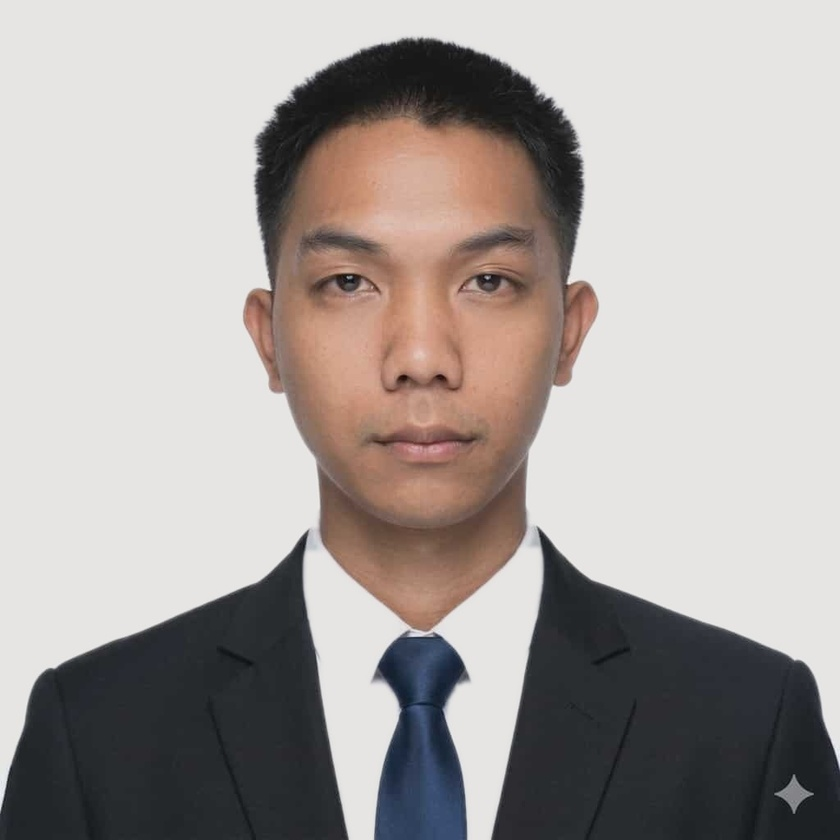
#> input picture developer1.jpg, 840 x 840 px, shrunk from 1024 x 1024 before the run
$ python _bg_debug.py
#> lines starting #> are read from the running program, lines starting #| are printed output that depends on the picture; long printed decimals are rounded
import cv2
import numpy as np


def sample_bg_lab(lab, h, w):
    m = 4
    pts = [
        lab[0:m, :].reshape(-1, 3),
        lab[h - m:h, :].reshape(-1, 3),
        lab[:, 0:m].reshape(-1, 3),
        lab[:, w - m:w].reshape(-1, 3),
    ]
    allpts = np.concatenate(pts, axis=0).astype(np.float32)
    return np.median(allpts, axis=0)


f = 'developer1.jpg'
img = cv2.imread(f)
#> img is the input picture: shape (840, 840, 3); mean B, G, R 160.5, 163.4, 169.7
h, w = img.shape[:2]
#> h = 840; w = 840
lab = cv2.cvtColor(img, cv2.COLOR_BGR2LAB).astype(np.float32)
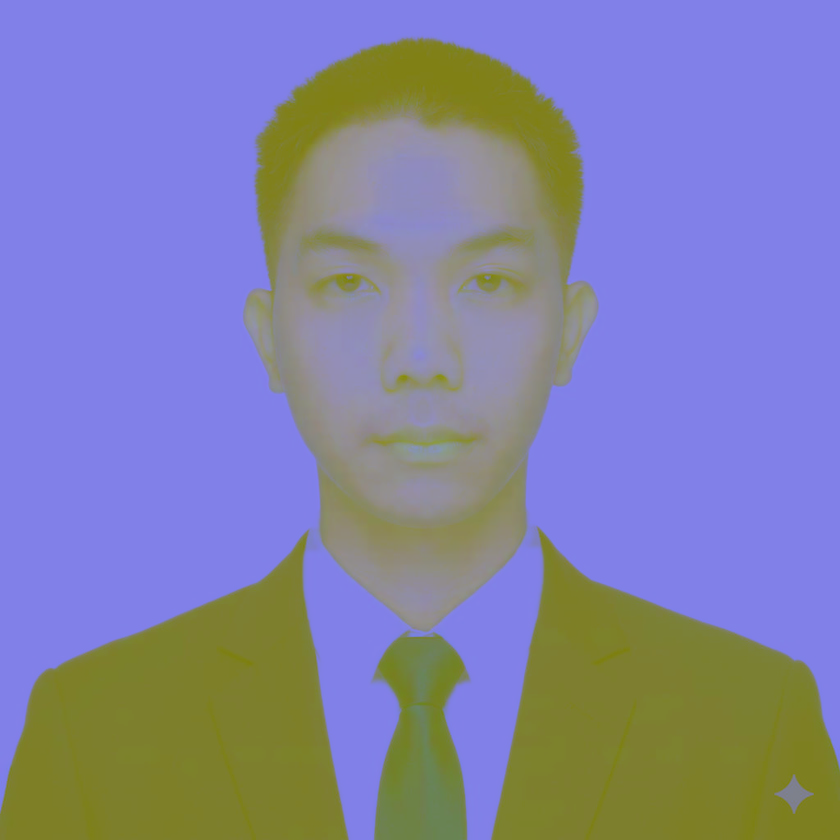
#> lab: shape (840, 840, 3) float32; mean B, G, R 168.4, 130.2, 130.3
bg_lab = sample_bg_lab(lab, h, w)
#> bg_lab = [232, 128, 129]
dist = np.linalg.norm(lab - bg_lab.reshape(1, 1, 3), axis=2)
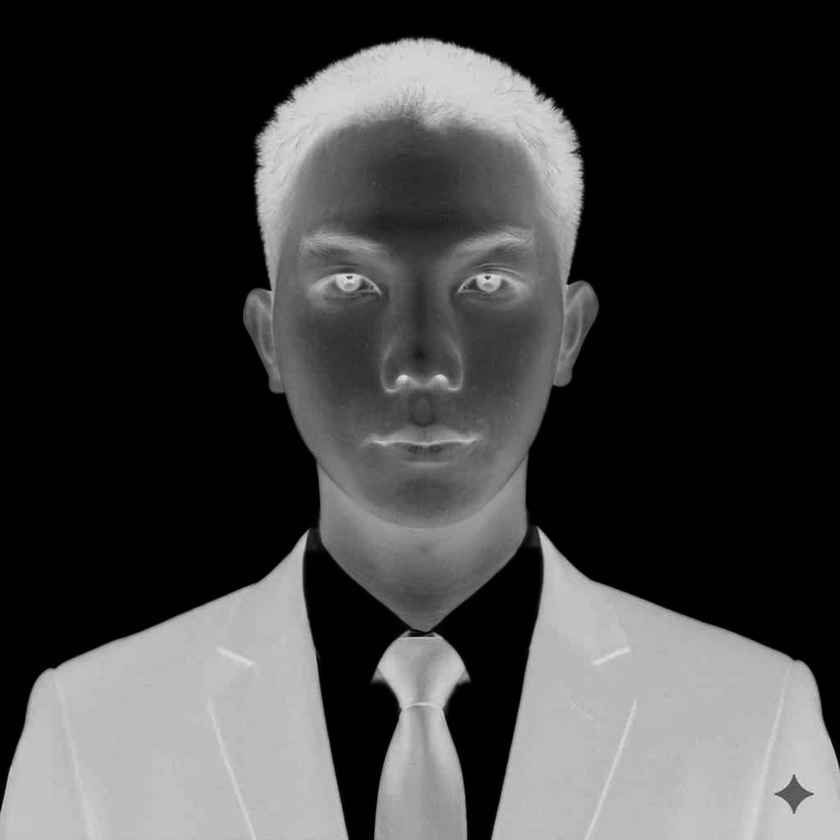
#> dist: shape (840, 840) float32; min 0, max 223.3, mean 64.1

# check a shoulder point, e.g near bottom, left-ish (suit)
shoulder_pts = [(h - 30, 50), (h - 30, w - 50), (h - 100, 30), (h - 5, w // 2)]
for (y, x) in shoulder_pts:
    print('point', (y, x), 'BGR', img[y, x].tolist(), 'dist', dist[y, x])
#> this loop made 4 passes
#| point (810, 50) BGR [41, 38, 34] dist 194.026
#| point (810, 790) BGR [36, 33, 29] dist 200.0425
#| point (740, 30) BGR [44, 39, 36] dist 192.0651
#| point (835, 420) BGR [101, 71, 52] dist 157.420

seed_mask = np.full((h, w), cv2.GC_PR_FGD, dtype=np.uint8)
seed_mask[dist < 15] = cv2.GC_BGD
seed_mask[dist > 90] = cv2.GC_FGD

# save seed mask visualization: BGD=black, PR_FGD=gray, FGD=white
vis = np.zeros((h, w), dtype=np.uint8)
vis[seed_mask == cv2.GC_BGD] = 0
vis[seed_mask == cv2.GC_PR_FGD] = 128
vis[seed_mask == cv2.GC_FGD] = 255
cv2.imwrite('_debug_seed_mask.png', vis)
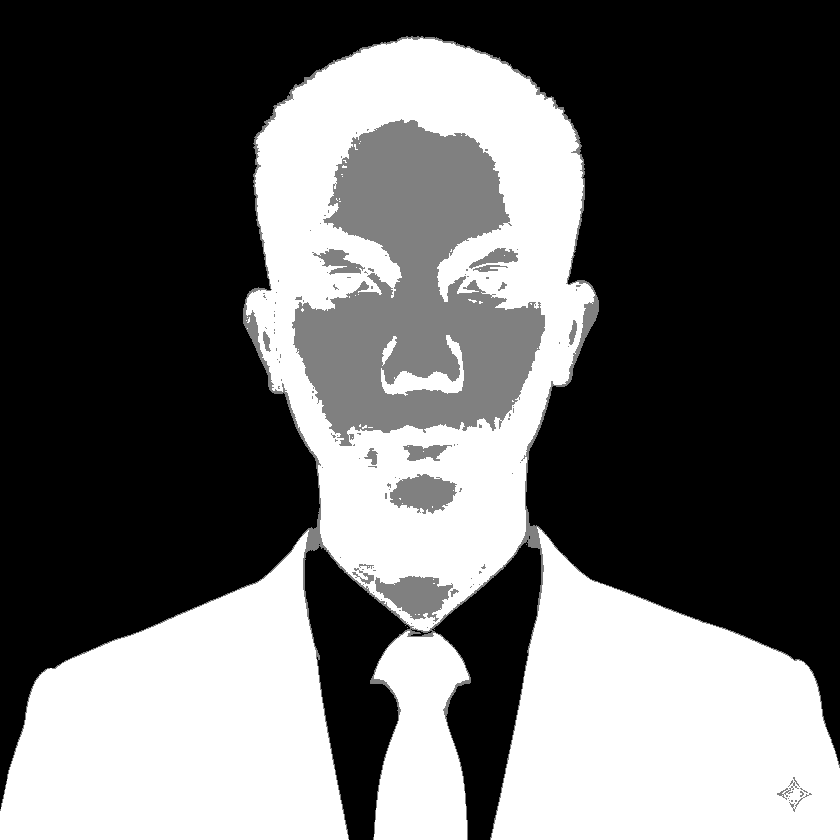
#> saved as _debug_seed_mask.png: shape (840, 840); min 0, max 255, mean 100.1

mask = seed_mask.copy()
bgd_model = np.zeros((1, 65), np.float64)
fgd_model = np.zeros((1, 65), np.float64)
cv2.grabCut(img, mask, None, bgd_model, fgd_model, 6, cv2.GC_INIT_WITH_MASK)

vis2 = np.zeros((h, w), dtype=np.uint8)
vis2[mask == cv2.GC_BGD] = 0
vis2[mask == cv2.GC_PR_BGD] = 80
vis2[mask == cv2.GC_PR_FGD] = 180
vis2[mask == cv2.GC_FGD] = 255
cv2.imwrite('_debug_after_grabcut.png', vis2)
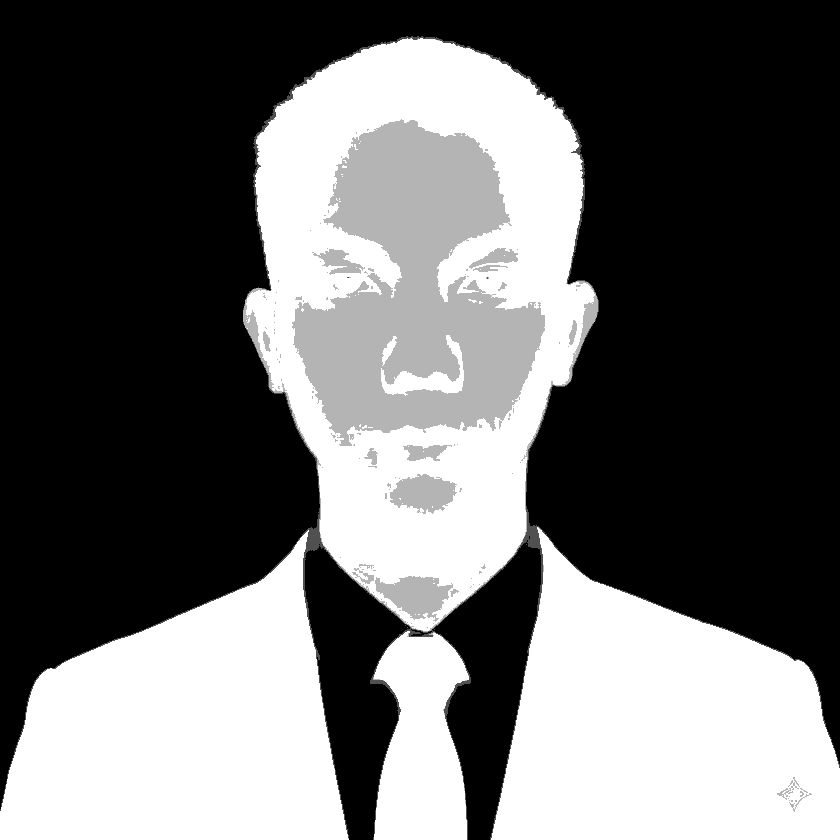
#> saved as _debug_after_grabcut.png: shape (840, 840); min 0, max 255, mean 103.9

print('seed counts', np.bincount(seed_mask.flatten(), minlength=4))
print('after counts', np.bincount(mask.flatten(), minlength=4))

$ run again, with developer2.jpg copied over developer1.jpg
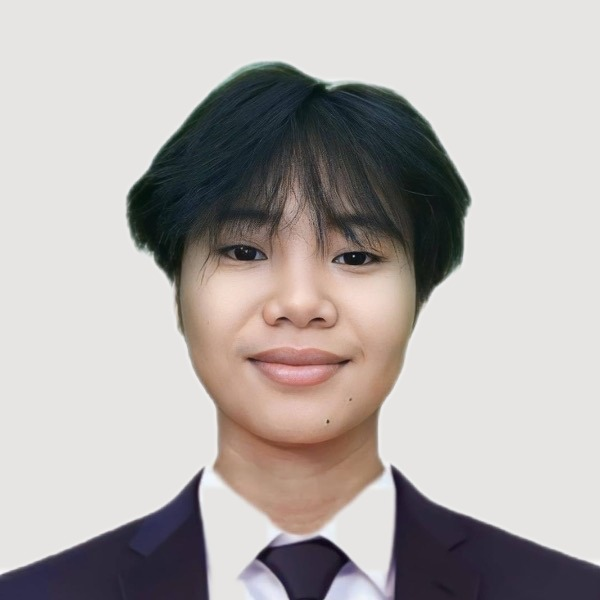
#> input picture developer2.jpg, 600 x 600 px
#> img is the input picture: shape (600, 600, 3); mean B, G, R 172.9, 174.8, 180.1
#> `lab = cv2.cvtColor(img, cv2.COLOR_BGR2LAB).astype(np.float32)`:
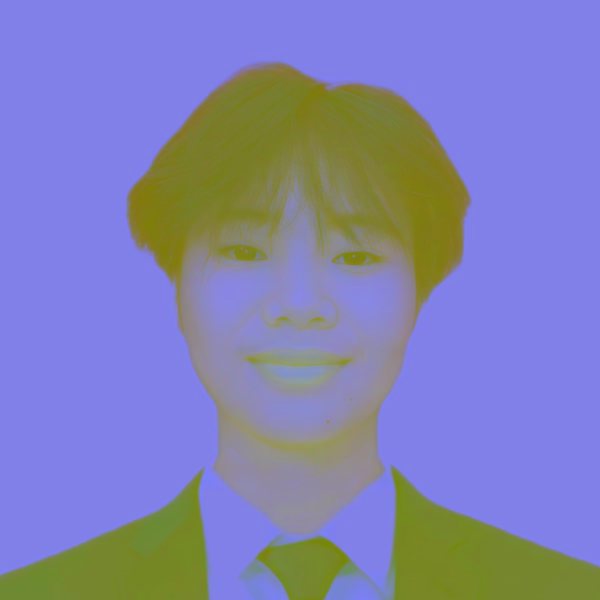
#> lab: shape (600, 600, 3) float32; mean B, G, R 179.5, 129.9, 129.2
#> bg_lab = [232, 128, 129]
#> the loop `for (y, x) in shoulder_pts:` made 4 passes
#| point (570, 50) BGR [68, 41, 45] dist 187.043
#| point (570, 550) BGR [59, 42, 46] dist 186.422
#| point (500, 30) BGR [227, 229, 230] dist 0.0
#| point (595, 300) BGR [65, 47, 54] dist 179.516
#> `cv2.imwrite('_debug_after_grabcut.png', vis2)`:
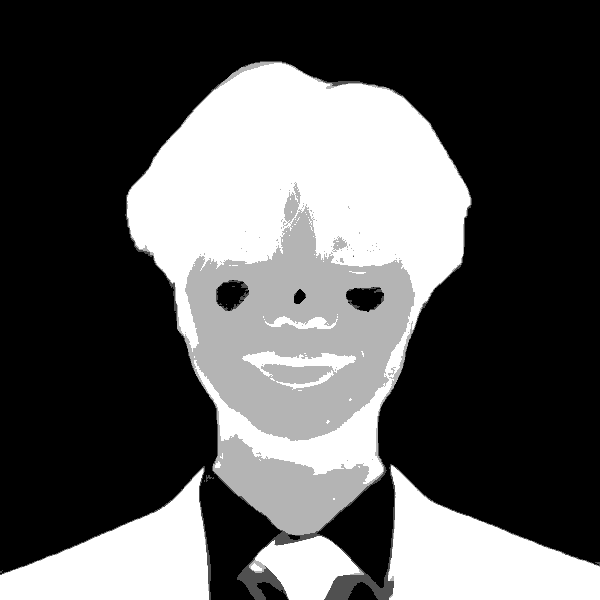
#> saved as _debug_after_grabcut.png: shape (600, 600); min 0, max 255, mean 88.6
